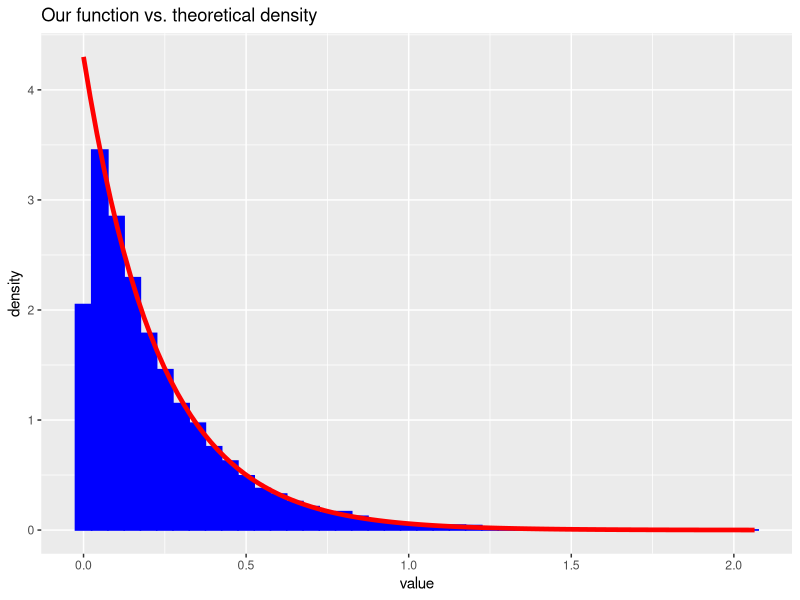
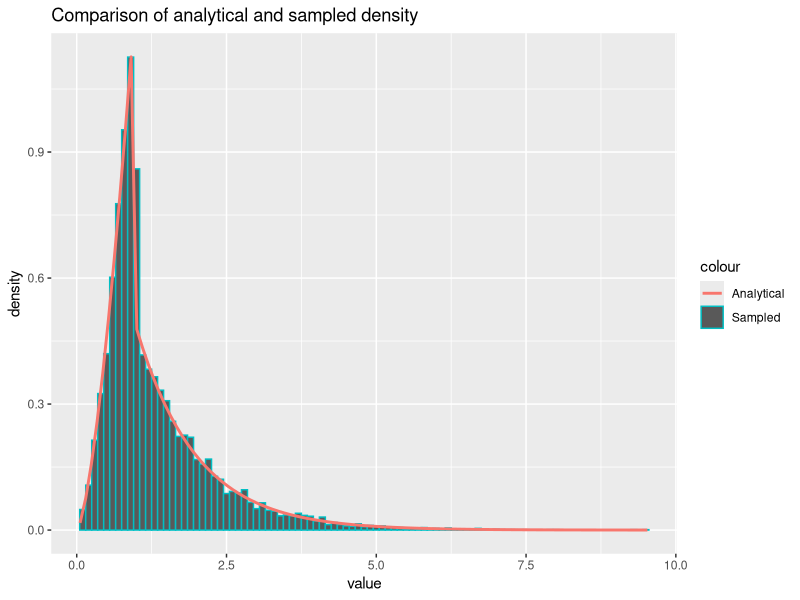
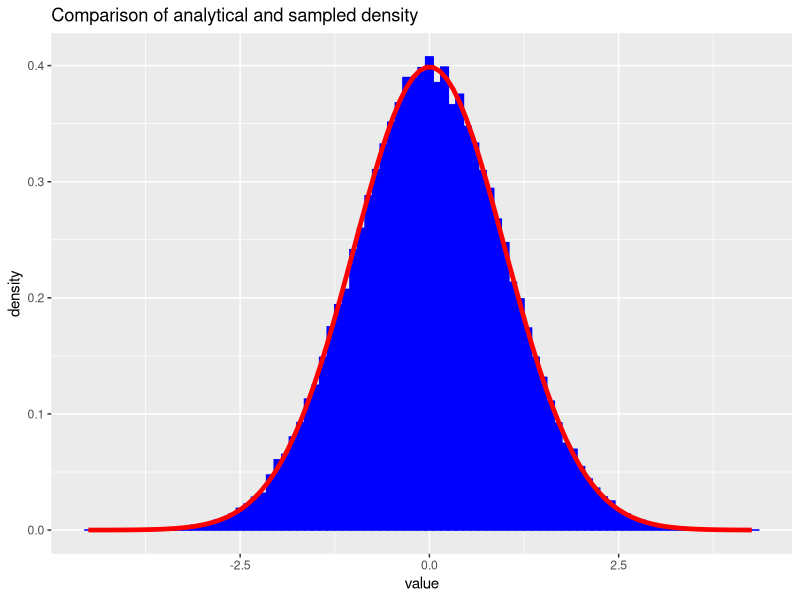
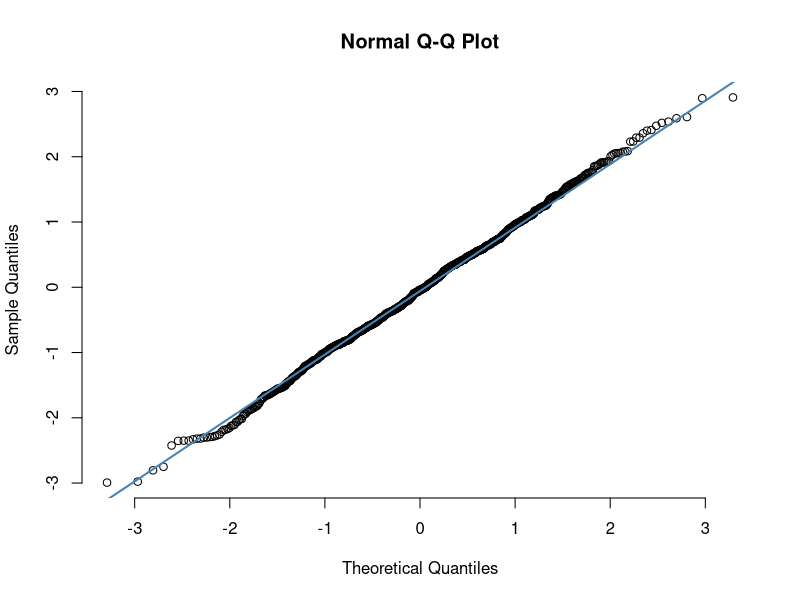
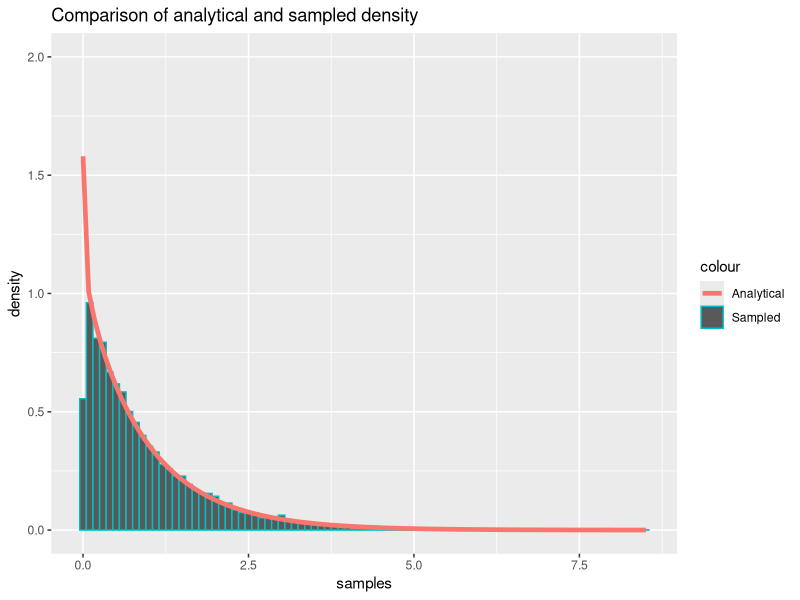
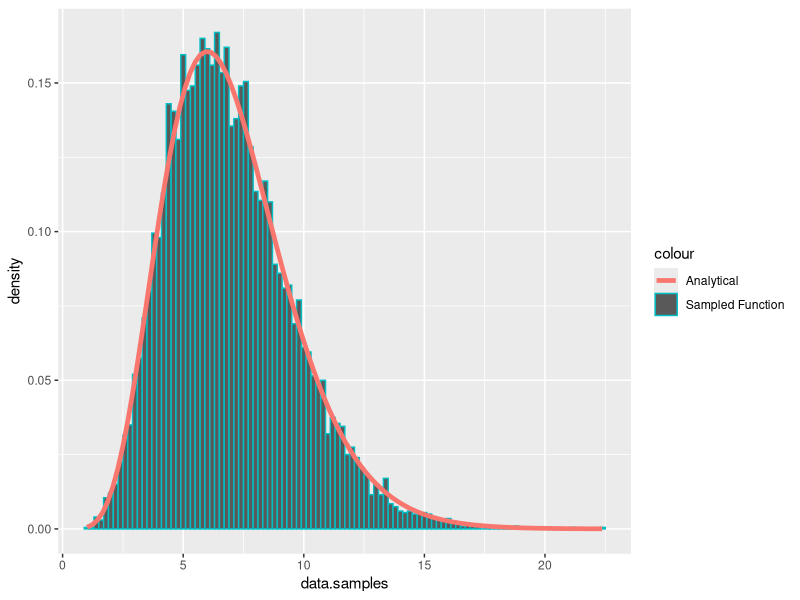
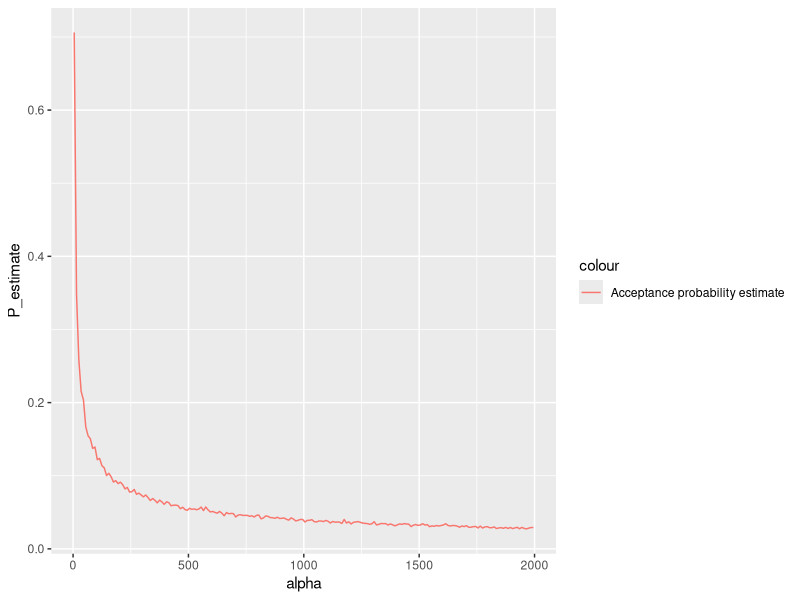
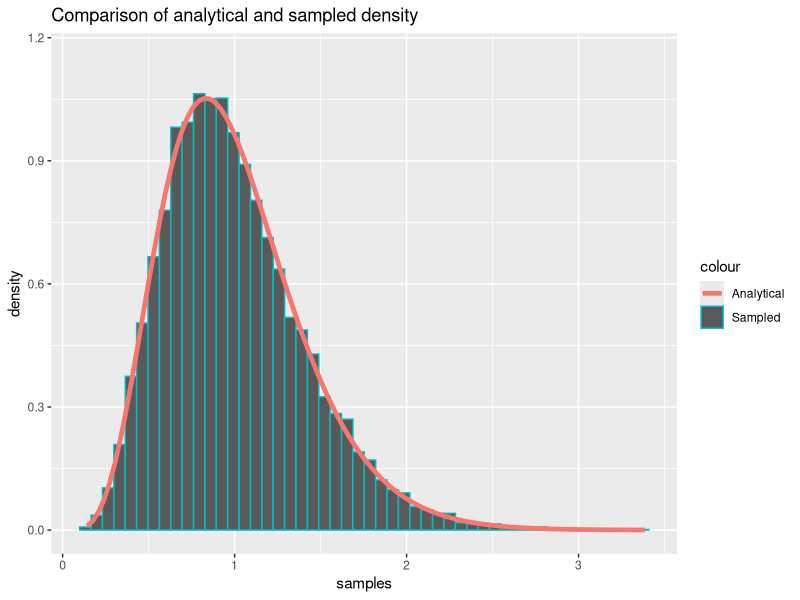

These figures' R source, in order:
## ---- chunk 1
library(formatR)
showsol <- FALSE
library(knitr)
opts_chunk$set(tidy.opts = list(width.cutoff = 68), tidy = TRUE, warning = FALSE, error = FALSE, message = FALSE, echo = TRUE)
## ---- chunk 2
library(ggplot2)
exponential<- function(lambda, n=1){
  u = runif(n)
  x = -1/lambda*log(u)
  return(x)
}
## ---- chunk 3
n = 10000
lambda = 4.300
x = exponential(lambda,n)
cat('Theoretical mean: ', 1/lambda,' Computed mean: ', mean(x),'\n')
cat('Theoretical variance: ', 1/lambda^2, ' Computed variance: ', var(x))
## ---- chunk 4
y = rexp(n, lambda)
rfunc = data.frame(value = y)
ourfunc = data.frame(value = x)
rfunc$type = 'R function'
ourfunc$type = 'Our function'
df = rbind(rfunc,ourfunc)
#ggplot(df, aes(value, fill = type)) + 
#   geom_histogram(alpha = 0.5, aes(y = ..density..), binwidth = 0.05, position = 'identity') + ggtitle("Our function vs. R function densities")
df2 <- data.frame(theo=seq(0,max(x),length.out=n), value=x)

ggplot(df2, aes(x = value)) + geom_histogram(aes(y = ..density..), binwidth=0.05, fill = 'blue', color = 'blue') + stat_function(fun=dexp,geom = "line",size=1.6,col="red",args = (mean=lambda)) + ggtitle("Our function vs. theoretical density")
## ---- chunk 5
g = function(x, alpha){
  c = alpha*exp(1)/(alpha+exp(1))
  result = vector(length = length(x))
  result[x<1.] = sapply(x[x<1.], function(x) c*x^(alpha - 1))
  result[x>=1.] = sapply(x[x>=1.], function(x) c*exp(-x))
  return(as.double(result))
}

G_inv = function(n, alpha){
  c = alpha*exp(1)/(alpha+exp(1))
  u = runif(n)
  result = vector(length = n)
  result[u < c/alpha] = (alpha/c * u[u < c/alpha])^(1/alpha)
  result[u >= c/alpha] = -log(1/alpha + exp(-1) - u[u >= c/alpha]/c)
  return(result)
}

alpha = 2.5
n = 10000
xsamples = G_inv(n, alpha)
c = alpha*exp(1)/(alpha+exp(1))
mean = c/(alpha+1) + 2*c/exp(1)
cat('Theoretical mean: ', mean, ' Sampled mean: ', mean(xsamples))
## ---- chunk 6
variance = c/(alpha+2)+5*c/exp(1) - mean^2
cat('Theoretical variance: ', variance, ' Sampled variance: ', var(xsamples))
## ---- chunk 7
df2 <- data.frame(theo=seq(0,max(xsamples),length.out=n), value=xsamples)
ggplot(df2, aes(x = value)) + geom_histogram(aes(y = ..density.., color='Sampled'), binwidth=0.1) + stat_function(fun=g,geom = "line",size=1., args = (mean=alpha), alpha=1., aes(color="Analytical")) + ggtitle("Comparison of analytical and sampled density")
## ---- chunk 8
normal <- function(n){
  x_1 <- runif(n/2)
  x_2 <- exponential(1/2, n/2)
  y_1 <- sqrt(x_2)*cos(2*pi*x_1)
  y_2 <- sqrt(x_2)*sin(2*pi*x_1)
  y <- c(y_1,y_2)
  return(y)
}
## ---- chunk 9
n = 100000
x <- normal(n)
cat('Theoretical mean: ', 0,' Computed mean: ', mean(x),'\n')
cat('Theoretical variance: ', 1, ' Computed variance: ', var(x))
## ---- chunk 10
df2 <- data.frame(theo=seq(0,max(x),length.out=n), value=x)
ggplot(df2, aes(x = value)) + geom_histogram(aes(y = ..density..), binwidth=0.1, col = 'blue', fill = 'blue') + stat_function(fun=dnorm,geom = "line",size=1.6,col="red",args = list(mean=0, sd = 1)) + ggtitle("Comparison of analytical and sampled density")

x <- normal(1000)
qqnorm(x, pch = 1, frame = FALSE)
qqline(x, col = "steelblue", lwd = 2)
## ---- chunk 11
normal_d <- function(d, mu, sigma){
  x <- normal(d)
  y <- mu + t(chol(sigma))%*%x
  return(y)
}
## ---- chunk 12
d = 2
n = 100000
mu = c(1,2)
sigma = matrix(c(2.5,3,3,10),ncol=2,nrow=2)
sample = matrix(NA, ncol = d, nrow = n)
for (i in 1:n){
  sample[i,] <- normal_d(d,mu,sigma)
}
average = apply(sample, 2,mean)
cat('Mean vector: \n')
average
covmat = cov(sample)
cat('Covariance matrix: \n')
covmat
## ---- chunk 13
library(nortest)
ad.test(sample[,1])
ad.test(sample[,2])
## ---- chunk 14
small_gamma = function(alpha, n=1){
  result = vector()
  iter = 0
  sampled = 0
  c = 1/(gamma(alpha)) * (1/alpha + exp(-1))
  
  while(sampled < n){

    #sample from g(x)
    uniform2 = runif(n)
    x = G_inv(n, alpha)
    #compute the acceptance probabilites
    probs = dgamma(x, alpha, rate=1) / (c * as.double(g(x, alpha)))
    #append samples where u < f(x) / c g(x)
    result = append(result, x[uniform2 <= probs])
    #increase counters
    sampled = sampled + sum(uniform2 <= probs)
    iter = iter + n
  }
  
  iter = iter - length(result) + n
  
  return(list(samples = result[seq(1:n)], iter = iter))
}
## ---- chunk 15
alpha = 0.95
G1 <- small_gamma(alpha, 10000)
df12 = data.frame(G1)

cat('Theoretical mean: ', alpha,' Computed mean: ', mean(G1$samples),'\n')
cat('Theoretical variance: ', alpha, ' Computed variance: ', var(G1$samples))
## ---- chunk 16
ggplot(data=df12, aes(x=samples)) + geom_histogram(data=df12, aes(x=samples, y=..density.., color="Sampled"), binwidth=0.1) +  stat_function(fun=dgamma, geom = "line",size=1.6, args = list(shape=alpha, rate=1), aes(x=samples, color = "Analytical")) + ggtitle("Comparison of analytical and sampled density") + ylim(0. ,2.0)

## ---- chunk 17
large_gamma <- function(alpha, n=1){
  loga = 1/2 * (alpha - 1) * (log(alpha - 1) - 1)
  logb = 1/2 * (alpha + 1) * (log(alpha + 1) - 1)
  result = vector(mode="numeric")
  
  i = 0
  iter = 0
  while (i < n){
    iter = iter + 1 
    log_x_1 = loga + log(runif(1))
    log_x_2 = logb + log(runif(1))
    if (2*log_x_1 <= (alpha - 1)*(log_x_2 - log_x_1) - exp(log_x_2 - log_x_1)){
      result = append(result, exp(log_x_2 - log_x_1))
      i = i + 1
    }
    else{}
  }
  list(samples = result, iter = iter)
}

## ---- chunk 18
alpha = 7.

G2 = large_gamma(alpha, 10000)

cat('Theoretical mean: ', alpha,' Computed mean: ', mean(G2$samples),'\n')
cat('Theoretical variance: ', alpha, ' Computed variance: ', var(G2$samples))
## ---- chunk 19
df16 = data.frame(data=G2)

ggplot(df16, aes(x=data.samples)) + geom_histogram(data=df16, aes(x = data.samples, y=..density.., color="Sampled Function"), binwidth=0.2) + stat_function(fun=dgamma,geom = "line",size=1.6,aes(color='Analytical'),args = list(shape=alpha, rate = 1))
## ---- chunk 20
iterations = c()

for (alpha in seq(2, 2000, 10)){
  G = large_gamma(alpha, 1000)
  iterations = append(iterations, G$iter)
}

df15 = data.frame(alpha = seq(5, 2000, 10), P_estimate = 1000/iterations)

ggplot(df15, aes(x = alpha, y = P_estimate, color='Acceptance probability estimate')) + geom_line()
## ---- chunk 21
gamma2 = function(alpha, beta=1, n  = 1){
  if (alpha == 1.0){
    return(list(samples = exponential(beta, n), iter = n))
  }
  else if (alpha <= 1){
    G = small_gamma(alpha, n)
    G$samples = G$samples / beta
    return(G)
  }
  else if (alpha > 1){
    G = large_gamma(alpha, n)
    G$samples = G$samples / beta
    return(G)
  }
}

alpha = 6
beta = 6

G = gamma2(alpha, beta, 10000)

df17 <- data.frame(G)

histo = hist(G$samples, plot=F)
ggplot(df17, aes(x = samples)) + geom_histogram(aes(y = ..density.., color='Sampled'), bins=50) + stat_function(fun=dgamma,geom = "line",size=1.6,aes(color='Analytical'),args = list(shape=alpha, rate=beta)) + ggtitle("Comparison of analytical and sampled density") + ylim(0, 1.1*max(histo$density))
## ---- chunk 22
library(MCMCpack)
get_gamma_samples <- function(alpha){
  return(gamma2(alpha)$samples)
}

dirichlet <- function(alpha){
  z<- sapply(alpha,get_gamma_samples)
  x <- z/sum(z)
  return(x)
}
## ---- chunk 23
k = 5
n = 20000
x <- matrix(NA, ncol = k, nrow = n)
alpha <- exponential(1,k)
for (i in 1:n){
  x[i,] <- dirichlet(alpha)
}
cat('Theoretical mean: ', alpha/sum(alpha),'\n','Computed mean: ', apply(x,2,mean),'\n')
cat('Theoretical variance: ', alpha*(sum(alpha)-alpha)/(sum(alpha)^2*(sum(alpha)+1)),'\n', 'Computed variance: ', apply(x,2,var))
## ---- chunk 24
n <- 10000
alpha <- rep(1,k)
x <- matrix(NA, ncol = k, nrow = n)
for (i in 1:n){
  x[i,] <- dirichlet(alpha)
}
y <- as.vector(rdirichlet(n,alpha))
rfunc = data.frame(value = y)
ourfunc = data.frame(value = as.vector(x))
rfunc$type = 'R function'
ourfunc$type = 'Our function'
df = rbind(rfunc,ourfunc)
ggplot(df, aes(value, fill = type)) + 
   geom_histogram(alpha = 0.5, aes(y = ..density..), position = 'identity') + ggtitle("Our function vs. R function densities")
## ---- chunk 25
df2 <- data.frame(theo=seq(0,max(x[,1]),length.out=n), value=x[,1])
ggplot(df2, aes(x = value)) + geom_histogram(aes(y = ..density..), 
      binwidth = 0.005,fill = 'blue', color = 'blue') + stat_function(fun=dbeta,geom = "line",size=1.6,col="red",args = list(shape1=1,shape2=k-1)) + ggtitle("Our function vs. theoretical density")
## ---- chunk 26
f <- function(x){
  return((2+x)^125*(1-x)^38*x^34)
}

optimum = optimize(f,c(0,1),maximum = TRUE)

draw_samples <- function(n){
  samples <- rep(NA,n)
  iter = 0
  for (i in 1:n){
    finish = 0
    while(finish ==0){
      iter = iter + 1
      x_sample <- runif(1)
      alpha <- f(x_sample)/optimum$objective
      u = runif(1)
      if (u <=alpha){
        samples[i] <- x_sample
        finish <- 1
      }
    }
  }
  return(list(samples = samples, iterations = iter))
}
## ---- chunk 27
n = 10000
g <- function(x){
  return(f(x)*x)
}
f_density <- function(x){return(f(x)/integrate(f,0,1)$value)}
y <- draw_samples(n)
cat("Computed mean: ", sum(y$samples)/n, '\n')
cat("Theoretical mean: ", integrate(g,0,1)$value/integrate(f,0,1)$value, '\n')
df <- data.frame(theo=seq(0,1,length.out=n), value=y$samples)
ggplot(df, aes(x = value)) + geom_histogram(aes(y = ..density..), binwidth=0.001, col = 'blue', fill = 'blue') + stat_function(fun=f_density,geom = "line",size=1.6,col="red") + ggtitle("Comparison of analytical and sampled density") + xlim(0,1) + geom_segment(x = sum(y$samples)/n, xend = sum(y$samples)/n, y = 0, yend = 100, col = "green", size = 1.2, linetype = "longdash")
## ---- chunk 28
cat("Average random numbers generated: ", y$iterations/n, '\n')
cat("Theoretical expected number: ", optimum$objective/integrate(f,0,1)$value)
## ---- chunk 29
k = 6
n = 10000
x <- matrix(NA, ncol = k, nrow = n)
alpha <- rep(1,k)
for (i in 1:n){
  x[i,] <- dirichlet(alpha)
}

w = f(y$samples)/dbeta(y$samples,1,5)
w = f(x[,1])/dbeta(x[,1],1,5)
mu_hat <- sum(x[,1]*w)/sum(w)
mu_hat2 <- sum(x[,1]*w)/(n*integrate(f,0,1)$value)
